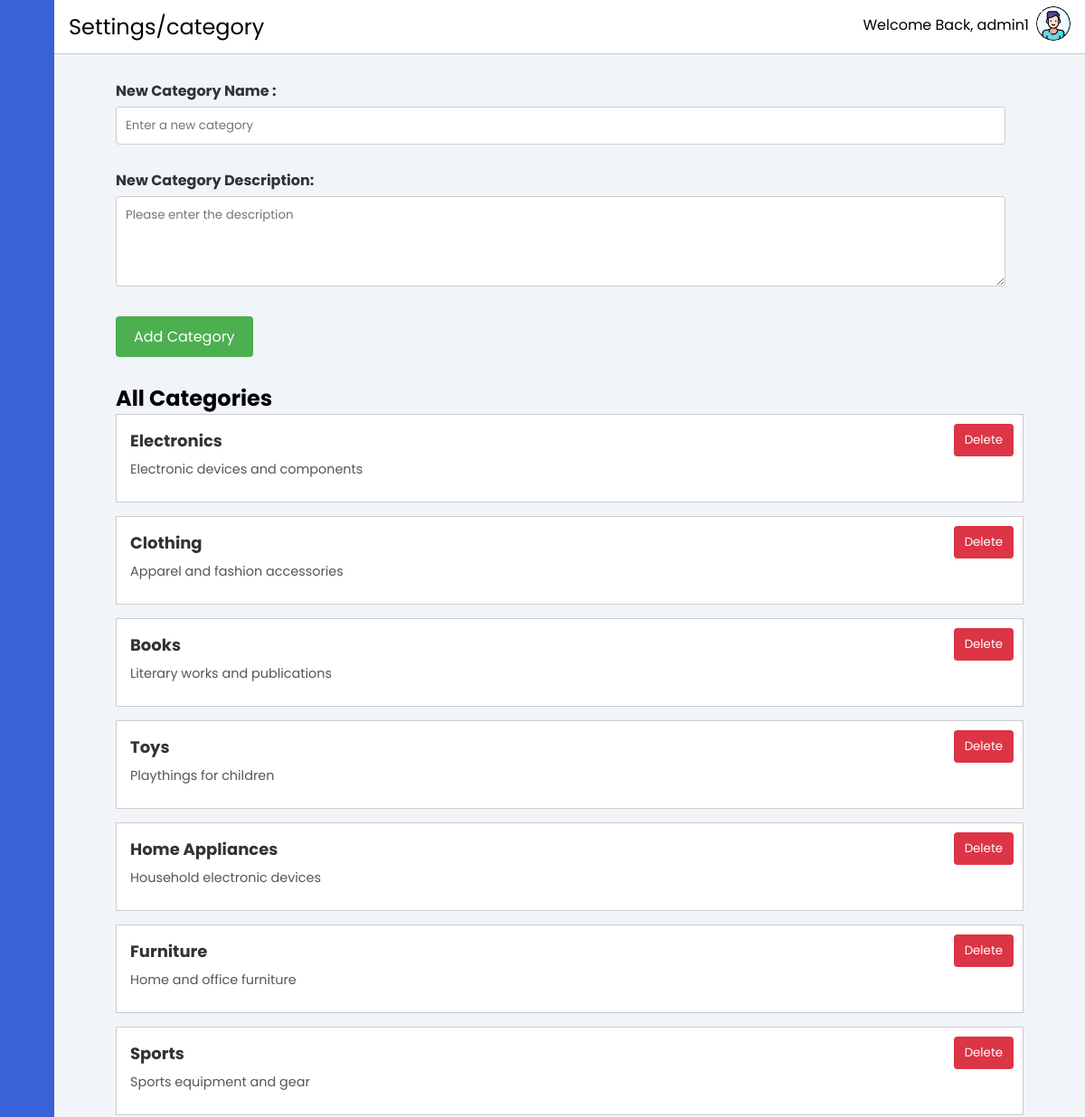
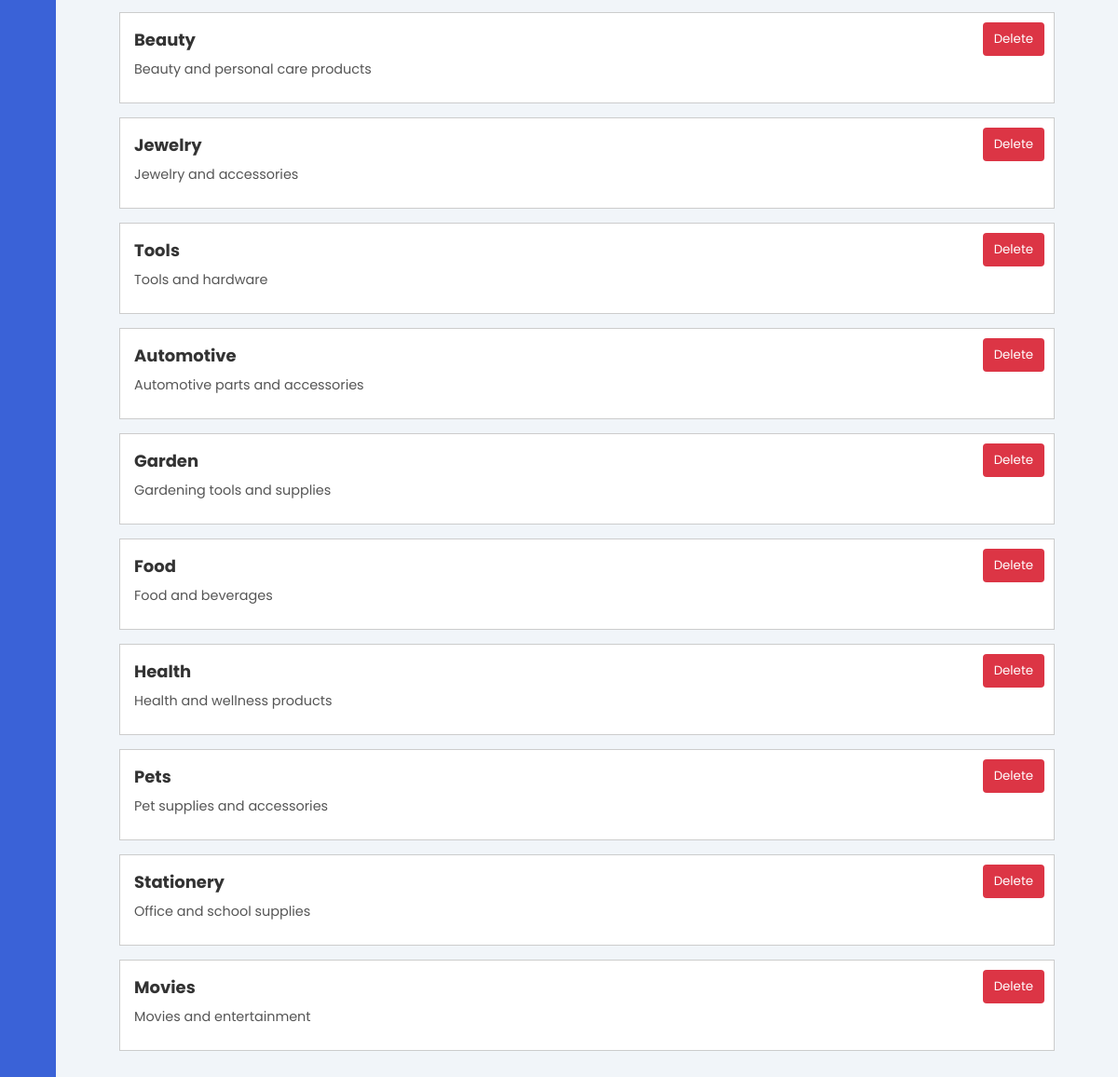
The app's page /layout/settings-category.php (signed in) with its own data (2 pictures, top to bottom).
### tables this page shows
CREATE TABLE IF NOT EXISTS Category (
    CategoryID INT AUTO_INCREMENT PRIMARY KEY,
    Name VARCHAR(50) NOT NULL,
    Description TEXT
);

### layout/settings-category.php (the view, shortened to what this page needs)
<?php
include("../database/database-connect.php");
include '../contain/header.php';
$sql = "SELECT * FROM Category";
$result = $conn->query($sql);
$categories = [];
if ($result->num_rows > 0) {
    while ($row = $result->fetch_assoc()) {
        $categories[] = array(
            'CategoryID' => $row['CategoryID'],
            'Name' => $row['Name'],
            'Description' => $row['Description']
        );
    }
}
?>
<div class="main-content">
    <?php
    include '../contain/horizontal-bar.php';
    ?>
    <main>
        <div class="form-container">
            <form action="<?= $_SERVER['PHP_SELF'] ?>" method="post">
                <div class="form-group">
                    <label for="newCategory">New Category Name :</label>
                    <input type="text" id="newCategory" name="newCategory" placeholder="Enter a new category" required>
                </div>
                <div class="form-group">
                    <label for="description">New Category Description:</label>
                    <textarea id="description" name="description" placeholder="Please enter the description" required></textarea>
                </div>
                <div class="form-group">
                    <button type="submit">Add Category</button>
                </div>
            </form>
            <h2>All Categories</h2>
            <?php if (empty($categories)): ?>
                <p>No categories available.</p>
            <?php else: ?>
                <ul class="category-list">
                    <?php foreach ($categories as $category): ?>
                        <li>
                            <form action="<?= $_SERVER['PHP_SELF'] ?>" method="post">
                                <div class="category-details">
                                    <strong class="category-name">
                                        <?= $category['Name'] ?>
                                    </strong>
                                    <?php if (!empty($category['Description'])): ?>
                                        <p class="category-description">
                                            <?= $category['Description'] ?>
                                        </p>
                                    <?php endif; ?>
                                </div>
                                <button type="submit" class="delete-button"
                                    onclick="return confirm('Are you sure you want to delete this category?')">Delete</button>
                            </form>
                        </li>
                    <?php endforeach; ?>
                </ul>
            <?php endif; ?>
        </div>
    </main>
</div>
</body>
</html>

### css/style.css (style rules this page uses)
main { margin-top: 4vh; min-height: 90vh; padding: 1rem 3rem; }
.form-container { padding: 20px; margin-top: 20px; border-radius: 5px; width: 100%; margin-left: auto; margin-right: auto; }
.form-group { margin-bottom: 20px; }
.form-group label { display: block; font-weight: bold; margin-bottom: 5px; color: #333; }
.form-group textarea { resize: vertical; overflow: auto; min-height: 100px; }
.form-group input, .form-group select, .form-group textarea { width: calc(100% - 20px); padding: 10px; border: 1px solid #ccc; border-radius: 4px; margin-bottom: 0.5em; }
.form-group button { padding: 10px 20px; border: none; border-radius: 4px; cursor: pointer; font-size: 1em; margin-right: 10px; margin-bottom: 0.5em; }
.form-group button[type="submit"] { background-color: #4CAF50; color: white; }
.category-list { list-style: none; padding: 0; }
.category-list li { border: 1px solid #ccc; padding: 15px; margin-bottom: 15px; position: relative; background-color: #fff; transition: box-shadow 0.3s ease; }
.category-list li strong { display: block; font-size: 1.2rem; margin-bottom: 8px; color: #333; }
.category-list li p { font-size: 0.9rem; color: #555; margin-bottom: 5px; }
.category-list .category-details { margin-bottom: 10px; }
.category-list .category-name { font-weight: bold; font-size: 18px; color: #333; }
.category-list .category-description { color: #555; }
.category-list .delete-button { position: absolute; top: 10px; right: 10px; background-color: #dc3545; color: #fff; border: none; padding: 8px 12px; cursor: pointer; border-radius: 4px; }

### css/header.css (style rules this page uses)
:root { --main-color: #3A62D7; --color-dark: #1D2231; --text-grey: #8390A2; }
* { font-family: 'Poppins', sans-serif; margin: 0; padding: 0; text-decoration: none; list-style-type: none; box-sizing: border-box; }
body { background: #f1f5f9; }
.main-content { position: relative; margin-left: 240px; transition: margin-left 500ms; }
@media only screen and (max-width: 1200px) { .main-content { margin-left: 60px; } }

### records on screen
category: Name "Electronics", Description "Electronic devices and components"
category: Name "Clothing", Description "Apparel and fashion accessories"
category: Name "Books", Description "Literary works and publications"
category: Name "Toys", Description "Playthings for children"
category: Name "Home Appliances", Description "Household electronic devices"
category: Name "Furniture", Description "Home and office furniture"
category: Name "Sports", Description "Sports equipment and gear"
category: Name "Beauty", Description "Beauty and personal care products"
category: Name "Jewelry", Description "Jewelry and accessories"
category: Name "Tools", Description "Tools and hardware"
category: Name "Automotive", Description "Automotive parts and accessories"
category: Name "Garden", Description "Gardening tools and supplies"
category: Name "Food", Description "Food and beverages"
category: Name "Health", Description "Health and wellness products"
category: Name "Pets", Description "Pet supplies and accessories"
category: Name "Stationery", Description "Office and school supplies"
category: Name "Movies", Description "Movies and entertainment"

### other values on screen
$pathtitle "Settings/category"
$username "admin1"
